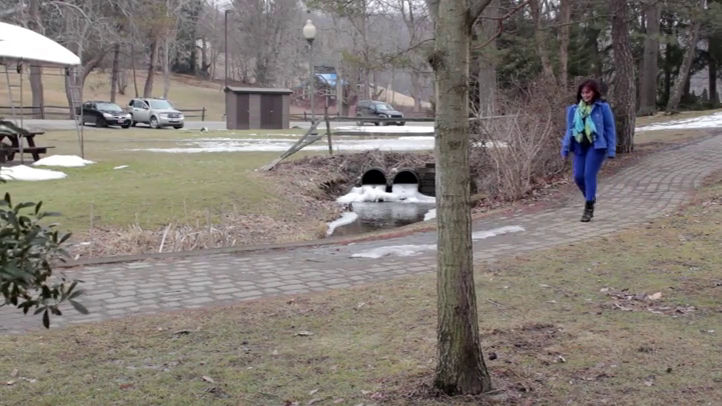
#> input picture frame 29 of Tracking Objects in Video with Particle Filters/walking.mp4, 722 x 406 px
$ jupyter execute tracking_objects.ipynb
#> lines starting #> are read from the running program, lines starting #| are printed output that depends on the picture
Tracking Objects in Video with Particle Filters
===============================================

Import libraries

[cell 1]
import numpy as np
import cv2

# Repeatability
np.random.seed(0)

VFILENAME = "walking.mp4"
HEIGHT = 406
WIDTH = 722

Load video frames from file

[cell 2]
def get_frames(filename):
    video = cv2.VideoCapture(filename)
    while video.isOpened():
        ret, frame = video.read()
        if ret:
            yield frame
        else:
            break
    video.release()
    yield None

Creating a particle cloud

[cell 3]
NUM_PARTICLES = 500 #200 works out okay
VEL_RANGE = 0.5
def initialize_particles():
    particles = np.random.rand(NUM_PARTICLES,4)
    particles = particles * np.array((WIDTH, HEIGHT, VEL_RANGE, VEL_RANGE))
    particles[:,2:4] -= VEL_RANGE/2.0
    print(particles[:20,:])
    return particles

Moving particles according to their velocity state

[cell 4]
def apply_velocity(particles):
    particles[:,0] += particles[:,2]   # x = x + u
    particles[:,1] += particles[:,3]
    return particles

Prevent particles from falling off the edge of the video frame

[cell 5]
def enforce_edges(particles):
    for i in range(NUM_PARTICLES):
        particles[i,0] = max(0, min(WIDTH-1, particles[i,0]))
        particles[i,1] = max(0, min(HEIGHT-1, particles[i,1]))
    return particles

Measure each particle's quality

[cell 6]
def compute_errors(particles, frame):
    errors = np.zeros(NUM_PARTICLES)
#   TARGET_COLOUR = np.array( (189,105,82) ) # Blue top sleeve pixel colour
    TARGET_COLOUR = np.array( (148, 73, 49) ) # Blue top sleeve pixel colour
    for i in range(NUM_PARTICLES):
        x = int(particles[i,0])
        y = int(particles[i,1])
        pixel_colour = frame[ y, x, : ]
        errors[i] = np.sum( ( TARGET_COLOUR - pixel_colour )**2 ) # MSE difference in colour space
    return errors

Assign weights to the particles based on their quality of match

[cell 7]
def compute_weights(errors):
    weights = np.max(errors) - errors
    weights[
        (particles[ :,0 ] == 0) | #logical OR
        (particles[ :,0 ] == WIDTH-1) |
        (particles[ :,1 ] == 0) |
        (particles[ :,1 ] == HEIGHT-1)
    ] = 0.0

    # Make weights more sensitive to colour difference.
    # Cubing a set of numbers in the interval [0,1], the farther a number is from 1, the more it gets squashed toward zero
    weights = weights**4

    return weights

Resample particles according to their weights

[cell 8]
def resample(particles, weights):
    # Normalize to get valid PDF
    probabilities = weights / np.sum(weights)

    # Resample
    indices = np.random.choice(
        NUM_PARTICLES,
        size=NUM_PARTICLES,
        p=probabilities)
    particles = particles[ indices, : ]

    # Take average over all particles, best-guess for location
    x = np.mean(particles[:,0])
    y = np.mean(particles[:,1])
    return particles, (int(x),int(y))

Fuzz the particles

[cell 9]
def apply_noise(particles): #Gaussian Noise
    # Noise is good!  Noise expresses our uncertainty in the target's position and velocity
    # We add small variations to each hypothesis that were samples from the best ones in last iteration.
    # The target's position and velocity may have changed since the last frame, some of the fuzzed hypotheses will match these changes.
    POS_SIGMA = 1.0
    VEL_SIGMA = 0.5
    noise = np.concatenate(
        (
            np.random.normal(0.0, POS_SIGMA, (NUM_PARTICLES,1)),
            np.random.normal(0.0, POS_SIGMA, (NUM_PARTICLES,1)),
            np.random.normal(0.0, VEL_SIGMA, (NUM_PARTICLES,1)),
            np.random.normal(0.0, VEL_SIGMA, (NUM_PARTICLES,1))
        ),
        axis=1
    )
    particles += noise
    return particles

Display the video frames

[cell 10]
def display(frame, particles, location):
    if len(particles) > 0:
        for i in range(NUM_PARTICLES):
            x = int(particles[i,0]) #using their values as pixel co-ordinates by casting them into integer
            y = int(particles[i,1])
            cv2.circle(frame, (x,y), 1, (0,255,0), 1)  #opencv color convention: BGR instead of RGB
    if len(location) > 0:
        cv2.circle(frame, location, 15, (0,0,255), 5)
    cv2.imshow('frame', frame)
    if cv2.waitKey(30) == 27: # wait n msec for user to his Esc key
        if cv2.waitKey(0) == 27: # second Esc key exits program
            return True
    return False

Main routine

[cell 11]
particles = initialize_particles()

for frame in get_frames(VFILENAME):
    if frame is None: break

    particles = apply_velocity(particles)
    particles = enforce_edges(particles)
    errors = compute_errors(particles, frame)
#> the loop in compute_errors, `for i in range(NUM_PARTICLES):` made 500 passes
#> pixel_colour on passes 1 to 3: [128, 144, 163], [144, 143, 153], [137, 134, 141]
#> after the loop in compute_errors, `for i in range(NUM_PARTICLES):`: errors = 500 values, max 87009 at index 51, min 614 at index 323, mean 15019.5
    weights = compute_weights(errors)
#> in compute_weights, `weights = np.max(errors) - errors`: weights = 500 values, max 86395 at index 323, min 0 at index 51, mean 71989.5
#> in compute_weights, `weights = weights**4`: weights = 500 values, max 5.57e+19 at index 323, min 0 at index 37, mean 2.98e+19
    particles, location = resample(particles, weights)
#> in resample, `probabilities = weights / np.sum(weights)`: probabilities = 500 values, max 0.00374 at index 323, min 0 at index 37, mean 0.002
#> in resample, `indices = np.random.choice( NUM_PARTICLES, size=NUM_PARTICLES, p=proba..`: indices = 500 values, max 498 at index 366, min 0 at index 55, mean 251.2
#> in resample, `particles = particles[ indices, : ]`: particles = 500 rows, first 6: [30.76, 0.13, -0.113, -0.019], [117.1, 118, -0.16, -0.0772], [349.4, 103.8, 0.162, -0.134], [647.5, 165, 0.026, -0.114], [710, 398.6, 0.246, -0.191], [700.5, 54.1, -0.202, -0.0783]
#> in resample, `x = np.mean(particles[:,0])`: x = 390
#> in resample, `y = np.mean(particles[:,1])`: y = 199.9
#> location = (389, 199)
    particles = apply_noise(particles)
#> in apply_noise, `particles += noise`: particles = 500 rows, first 6: [30.33, -1.24, 0.298, -0.873], [117.6, 118.3, -0.267, 0.738], [350.1, 103.3, -0.461, 0.0654], [648.8, 163, -0.56, 0.00472], [709.5, 398.2, 0.542, 0.297], [699.6, 53.01, -0.44, -0.743]
    terminate = display(frame, particles, location)
#> the loop in display, `for i in range(NUM_PARTICLES):` made 500 passes
#> (x, y) on passes 1 to 3: (30, -1), (117, 118), (350, 103)
#> in display, `cv2.circle(frame, location, 15, (0,0,255), 5)`:
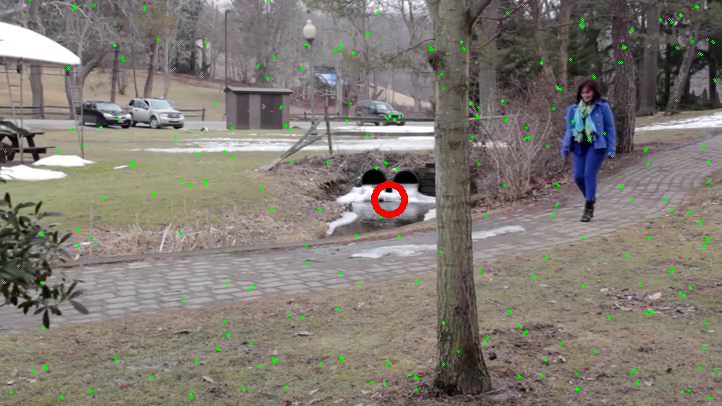
#> frame: shape (406, 722, 3); mean B, G, R 115.4, 122.9, 128.9
#> (key Esc is pressed here)
#> (key Esc is pressed here)
#> terminate = True
    if terminate:
        break
cv2.destroyAllWindows()


$ run again, starting later in the video
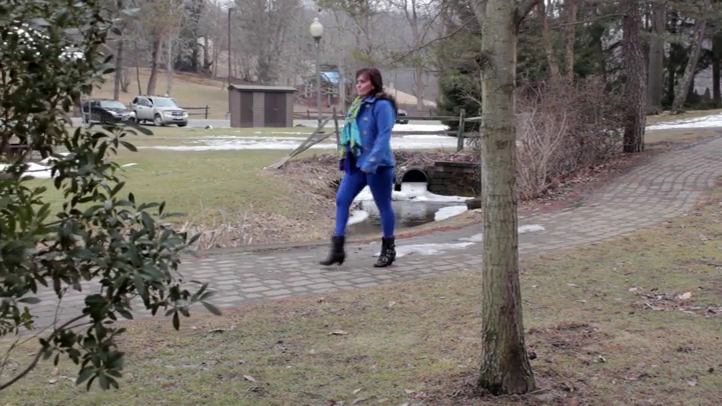
#> input picture frame 134 of Tracking Objects in Video with Particle Filters/walking.mp4, 722 x 406 px
#> the loop in compute_errors, `for i in range(NUM_PARTICLES):` made 500 passes
#> pixel_colour on passes 1 to 3: [135, 145, 162], [147, 144, 151], [138, 134, 144]
#> after the loop in compute_errors, `for i in range(NUM_PARTICLES):`: errors = 500 values, max 71974 at index 12, min 69 at index 137, mean 13731.8
#> in compute_weights, `weights = np.max(errors) - errors`: weights = 500 values, max 71905 at index 137, min 0 at index 12, mean 58242.2
#> in compute_weights, `weights = weights**4`: weights = 500 values, max 2.67e+19 at index 137, min 0 at index 12, mean 1.27e+19
#> probabilities = 500 values, max 0.0042 at index 137, min 0 at index 12, mean 0.002
#> indices = 500 values, max 498 at index 366, min 0 at index 55, mean 248.7
#> in resample, `particles = particles[ indices, : ]`: particles = 500 rows, first 6: [663.5, 167.3, -0.0974, 0.222], [101.1, 92.41, -0.216, 0.103], [561.9, 344.3, -0.00479, -0.157], [392.3, 114.9, -0.235, 0.105], [482.2, 116.4, -0.24, -0.0504], [700.5, 54.1, -0.202, -0.0783]
#> in resample, `x = np.mean(particles[:,0])`: x = 384.4
#> in resample, `y = np.mean(particles[:,1])`: y = 210.4
#> `particles, location = resample(particles, weights)`: location = (384, 210)
#> in apply_noise, `particles += noise`: particles = 500 rows, first 6: [663.1, 166, 0.314, -0.633], [101.7, 92.72, -0.322, 0.918], [562.6, 343.8, -0.628, 0.0417], [393.6, 112.9, -0.82, 0.224], [481.7, 116, 0.0556, 0.437], [699.6, 53.01, -0.44, -0.743]
#> the loop in display, `for i in range(NUM_PARTICLES):` made 500 passes
#> (x, y) on passes 1 to 3: (663, 165), (101, 92), (562, 343)
#> in display, `cv2.circle(frame, location, 15, (0,0,255), 5)`:
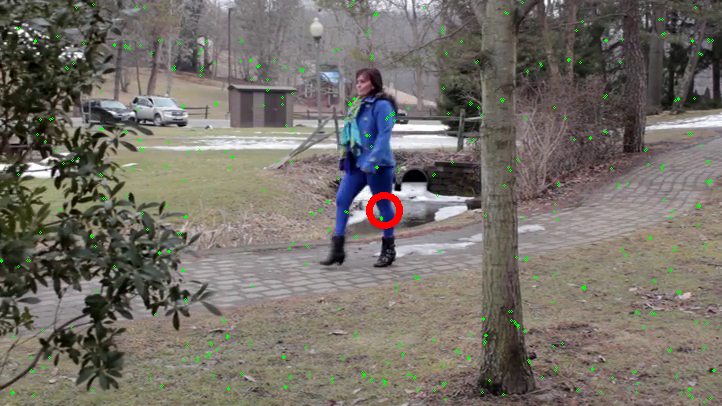
#> frame: shape (406, 722, 3); mean B, G, R 104.3, 111.8, 116.6
#> terminate = True

$ run again, starting later in the video
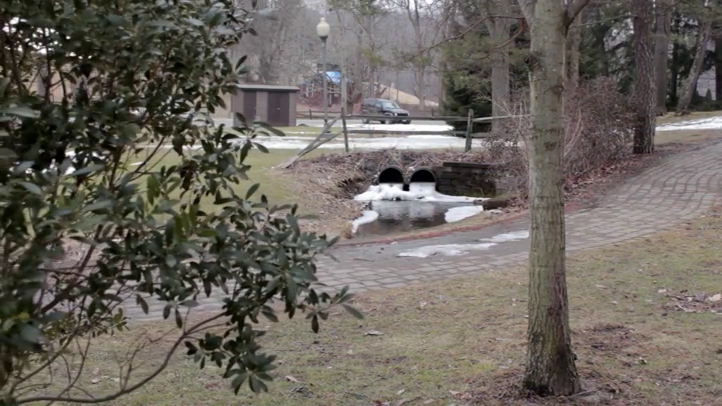
#> input picture frame 239 of Tracking Objects in Video with Particle Filters/walking.mp4, 722 x 406 px
#> the loop in compute_errors, `for i in range(NUM_PARTICLES):` made 500 passes
#> pixel_colour on passes 1 to 3: [125, 142, 158], [51, 59, 58], [145, 140, 152]
#> after the loop in compute_errors, `for i in range(NUM_PARTICLES):`: errors = 500 values, max 83490 at index 442, min 4785 at index 109, mean 13250.2
#> in compute_weights, `weights = np.max(errors) - errors`: weights = 500 values, max 78705 at index 109, min 0 at index 442, mean 70239.8
#> in compute_weights, `weights = weights**4`: weights = 500 values, max 3.84e+19 at index 109, min 0 at index 37, mean 2.56e+19
#> probabilities = 500 values, max 0.00299 at index 109, min 0 at index 37, mean 0.002
#> indices = 500 values, max 498 at index 366, min 0 at index 55, mean 249.1
#> in resample, `particles = particles[ indices, : ]`: particles = 500 rows, first 6: [670.6, 21.54, -0.159, -0.194], [285.5, 126.1, 0.109, -0.082], [102.5, 128.7, 0.0634, 0.114], [328.7, 163.1, -0.126, 0.00293], [199.5, 150.1, -0.0601, 0.0302], [261.4, 191.3, -0.0609, 0.24]
#> in resample, `x = np.mean(particles[:,0])`: x = 392.3
#> in resample, `y = np.mean(particles[:,1])`: y = 205.8
#> `particles, location = resample(particles, weights)`: location = (392, 205)
#> in apply_noise, `particles += noise`: particles = 500 rows, first 6: [670.2, 20.17, 0.252, -1.05], [286, 126.4, 0.00271, 0.733], [103.1, 128.2, -0.559, 0.313], [330, 161.1, -0.711, 0.122], [199, 149.7, 0.236, 0.518], [260.6, 190.2, -0.299, -0.425]
#> the loop in display, `for i in range(NUM_PARTICLES):` made 500 passes
#> (x, y) on passes 1 to 3: (670, 20), (286, 126), (103, 128)
#> in display, `cv2.circle(frame, location, 15, (0,0,255), 5)`:
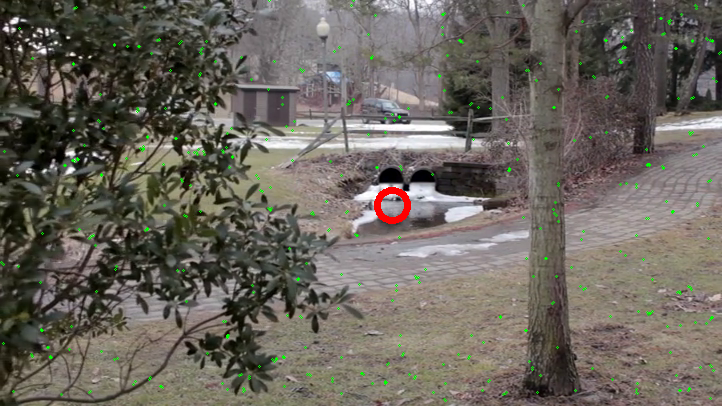
#> frame: shape (406, 722, 3); mean B, G, R 93.3, 101.7, 106.6
#> terminate = True
